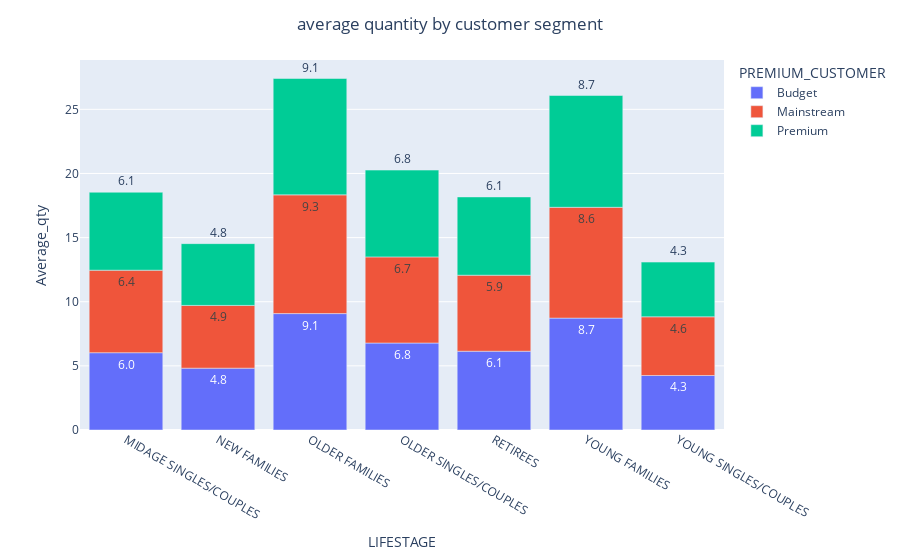

Notebook code cell kept with this figure:
### Code cell
#Number of products sold on average per transaction
# new feature average quantity per unit chips
df_group['Average_qty']=df_group['PROD_QTY']/df_group['LYLTY_CARD_NBR']
fig = px.bar(df_group,df_group['LIFESTAGE'],df_group['Average_qty'],df_group['PREMIUM_CUSTOMER'],text=df_group['Average_qty'])
fig.update_traces(texttemplate='%{text:.2s}', textposition='outside')
fig.update_layout(title='average quantity by customer segment',title_x=0.5)
fig.show()

### Figure 1 — Plotly figure (JSON) as saved in the notebook; plotly's stock layout.template omitted (floating-point values rounded to 4 significant figures)
{"data": [{"alignmentgroup": "True", "hovertemplate": "PREMIUM_CUSTOMER=Budget<br>LIFESTAGE=%{x}<br>Average_qty=%{text}<extra></extra>", "legendgroup": "Budget", "marker": {"color": "#636efa"}, "name": "Budget", "offsetgroup": "Budget", "orientation": "v", "showlegend": true, "text": [6.026, 4.822, 9.077, 6.781, 6.142, 8.723, 4.25], "textposition": "outside", "texttemplate": "%{text:.2s}", "type": "bar", "x": ["MIDAGE SINGLES/COUPLES", "NEW FAMILIES", "OLDER FAMILIES", "OLDER SINGLES/COUPLES", "RETIREES", "YOUNG FAMILIES", "YOUNG SINGLES/COUPLES"], "xaxis": "x", "y": [6.026, 4.822, 9.077, 6.781, 6.142, 8.723, 4.25], "yaxis": "y"}, {"alignmentgroup": "True", "hovertemplate": "PREMIUM_CUSTOMER=Mainstream<br>LIFESTAGE=%{x}<br>Average_qty=%{text}<extra></extra>", "legendgroup": "Mainstream", "marker": {"color": "#EF553B"}, "name": "Mainstream", "offsetgroup": "Mainstream", "orientation": "v", "showlegend": true, "text": [6.432, 4.892, 9.255, 6.712, 5.926, 8.638, 4.576], "textposition": "outside", "texttemplate": "%{text:.2s}", "type": "bar", "x": ["MIDAGE SINGLES/COUPLES", "NEW FAMILIES", "OLDER FAMILIES", "OLDER SINGLES/COUPLES", "RETIREES", "YOUNG FAMILIES", "YOUNG SINGLES/COUPLES"], "xaxis": "x", "y": [6.432, 4.892, 9.255, 6.712, 5.926, 8.638, 4.576], "yaxis": "y"}, {"alignmentgroup": "True", "hovertemplate": "PREMIUM_CUSTOMER=Premium<br>LIFESTAGE=%{x}<br>Average_qty=%{text}<extra></extra>", "legendgroup": "Premium", "marker": {"color": "#00cc96"}, "name": "Premium", "offsetgroup": "Premium", "orientation": "v", "showlegend": true, "text": [6.079, 4.816, 9.072, 6.77, 6.103, 8.716, 4.264], "textposition": "outside", "texttemplate": "%{text:.2s}", "type": "bar", "x": ["MIDAGE SINGLES/COUPLES", "NEW FAMILIES", "OLDER FAMILIES", "OLDER SINGLES/COUPLES", "RETIREES", "YOUNG FAMILIES", "YOUNG SINGLES/COUPLES"], "xaxis": "x", "y": [6.079, 4.816, 9.072, 6.77, 6.103, 8.716, 4.264], "yaxis": "y"}], "layout": {"barmode": "relative", "legend": {"title": {"text": "PREMIUM_CUSTOMER"}, "tracegroupgap": 0}, "margin": {"t": 60}, "title": {"text": "average quantity by customer segment", "x": 0.5}, "xaxis": {"anchor": "y", "domain": [0, 1], "title": {"text": "LIFESTAGE"}}, "yaxis": {"anchor": "x", "domain": [0, 1], "title": {"text": "Average_qty"}}}}
